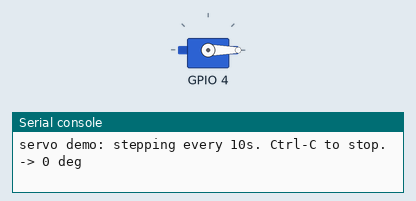
This program was run on a simulated ESP32 board running MicroPython. Shown: servo, the last lines printed to the serial console. Servo angles are drawn from the pulse width (0.5 ms = 0°, 2.5 ms = 180°).

Above: at 0.1 s.
At 30.1 s:
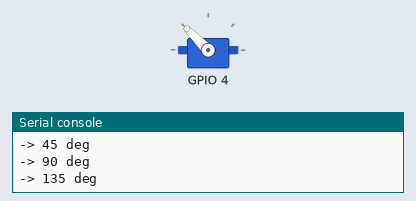
At 60.1 s:
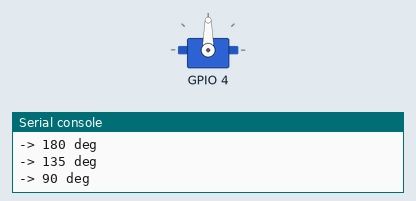
At 120.1 s:
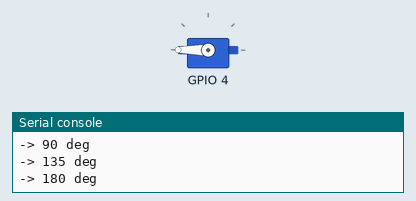
Timing chart, 0 to 121.6 s (numbered marks = the images above):
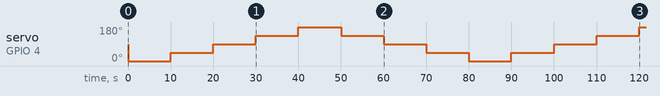

Measured:
- by itself, servo on GPIO 4: 90° → 0° at 0.02 s, → 45° 10.0 s later, → 90° 10.0 s later, → 135° 10.0 s later, … (13 changes in this stretch)

The program:

servo_demo.py
```python
# Standalone servo demo: steps through a set of angles every 10 seconds.
#
# No BLE, no hourly timer -- just visible, repeating motion so you can confirm
# the servo and wiring work while the BLE hardware issue is sorted out.
#
# Run it over USB without installing it as main.py:
#     mpremote connect COM3 run servo_demo.py
# ...or copy it to the board and import it from the REPL:
#     mpremote fs cp servo_demo.py :
#     mpremote exec "import servo_demo"

import time

from servo import Servo
import config

# Angles to visit, in order, looping forever.
_SEQUENCE = (0, 45, 90, 135, 180, 135, 90, 45)
_INTERVAL_S = 10


def run():
    servo = Servo()
    print("servo demo: stepping every {}s. Ctrl-C to stop.".format(_INTERVAL_S))
    i = 0
    while True:
        angle = _SEQUENCE[i % len(_SEQUENCE)]
        servo.set_angle(angle)
        print("-> {} deg".format(angle))
        i += 1
        time.sleep(_INTERVAL_S)


run()
```

servo.py
```python
# SG90 servo driver using hardware PWM on the ESP32-C3.

import asyncio
from machine import Pin, PWM

import config


class Servo:
    def __init__(self, pin=config.SERVO_PIN):
        # SG90 expects a 50 Hz signal (20 ms period).
        self._pwm = PWM(Pin(pin), freq=50)
        self._angle = None
        self.set_angle(config.REST_ANGLE)

    @property
    def angle(self):
        return self._angle

    def _angle_to_ns(self, deg):
        span = config.ANGLE_MAX - config.ANGLE_MIN
        frac = (deg - config.ANGLE_MIN) / span
        return int(config.PULSE_MIN_NS + (config.PULSE_MAX_NS - config.PULSE_MIN_NS) * frac)

    def set_angle(self, deg):
        deg = max(config.ANGLE_MIN, min(config.ANGLE_MAX, int(deg)))
        self._pwm.duty_ns(self._angle_to_ns(deg))
        self._angle = deg
        return deg

    def jog(self, delta):
        return self.set_angle(self._angle + delta)

    async def move_to(self, deg, step_delay_ms=config.AUTO_MOVE_STEP_MS):
        # Travel to `deg` one degree at a time instead of snapping, so the
        # move is visibly slower. step_delay_ms controls the speed: bigger
        # number = slower travel. Awaited/stepped like sweep() so BLE stays
        # responsive during the move.
        deg = max(config.ANGLE_MIN, min(config.ANGLE_MAX, int(deg)))
        step = 1 if deg >= self._angle else -1
        for d in range(self._angle, deg + step, step):
            self.set_angle(d)
            await asyncio.sleep_ms(step_delay_ms)
        return self._angle

    async def sweep(self):
        # Travel to both extremes then return to the rest position.
        # Stepped + awaited so the BLE server stays responsive during the move.
        for target in (config.ANGLE_MIN, config.ANGLE_MAX, config.REST_ANGLE):
            step = 1 if target >= self._angle else -1
            for deg in range(self._angle, target + step, step):
                self.set_angle(deg)
                await asyncio.sleep_ms(5)
            await asyncio.sleep_ms(config.SWEEP_DWELL_MS)
        return self._angle
```

config.py
```python
# Configuration for the ESP32-C3 SG90 servo controller.

# GPIO pin driving the servo signal (orange) wire.
SERVO_PIN = 4

# Servo PWM pulse-width limits in nanoseconds at 50 Hz (20 ms period).
# 0.5 ms .. 2.5 ms maps to 0 .. 180 degrees. If the SG90 jitters at the
# extremes or fails to reach the ends, narrow these toward 1_000_000 / 2_000_000.
PULSE_MIN_NS = 500_000
PULSE_MAX_NS = 2_500_000

# Mechanical travel limits in degrees.
ANGLE_MIN = 0
ANGLE_MAX = 180

# Position the servo returns to after a sweep and on boot.
REST_ANGLE = 90

# Autonomous move cadence: pick a random angle once per hour.
MOVE_INTERVAL_S = 3600

# Delay before the *first* autonomous move after boot. Kept short so you can
# confirm auto mode works without waiting a full interval; later moves use
# MOVE_INTERVAL_S.
FIRST_MOVE_S = 30

# How slowly the autonomous random move travels: delay in milliseconds
# between each 1-degree step. Higher = slower travel. At 30ms/deg, a full
# 180-degree sweep takes ~5.4s; a typical ~90 degree move takes ~2.7s.
AUTO_MOVE_STEP_MS = 30

# Step size (degrees) for the BLE jog buttons (Up / Down on the Control Pad).
JOG_STEP = 10

# Time to settle at each end of an on-demand sweep, in milliseconds.
SWEEP_DWELL_MS = 600

# Preset angles mapped to Bluefruit Connect Control Pad numbered buttons 1-3.
PRESETS = {
    "1": 0,
    "2": 90,
    "3": 180,
}

# Name used for both the BLE GAP device name and advertising payload; this is
# what you tap to connect in Bluefruit Connect.
BLE_NAME = "SQL_Engi"

# Optional 0.96-inch 128x64 SSD1306 OLED. Set this to False to run the exact
# same servo + Bluefruit behavior without importing or initializing the OLED.
OLED_ENABLED = True
OLED_SDA_PIN = 8
OLED_SCL_PIN = 9
OLED_I2C_FREQ = 400_000
OLED_ADDR = 0x3C
OLED_WIDTH = 128
OLED_HEIGHT = 64

# Each display mode normally sits for five minutes. This is intentionally set
# to 30 seconds while the animations are being tested; change it to 300 for
# the finished installation.
OLED_MODE_DURATION_S = 30
OLED_FRAME_MS = 150

# Display order. Remove a name to disable that mode or rearrange the tuple to
# change the rotation order.
OLED_MODES = (
    "broadcom_terminal",
    "death_star",
    "oscilloscope",
    "wasteland_hack",
    "matrix",
    "nut_backup",
    "nut_radar",
    "packet_sniffer",
)
```
